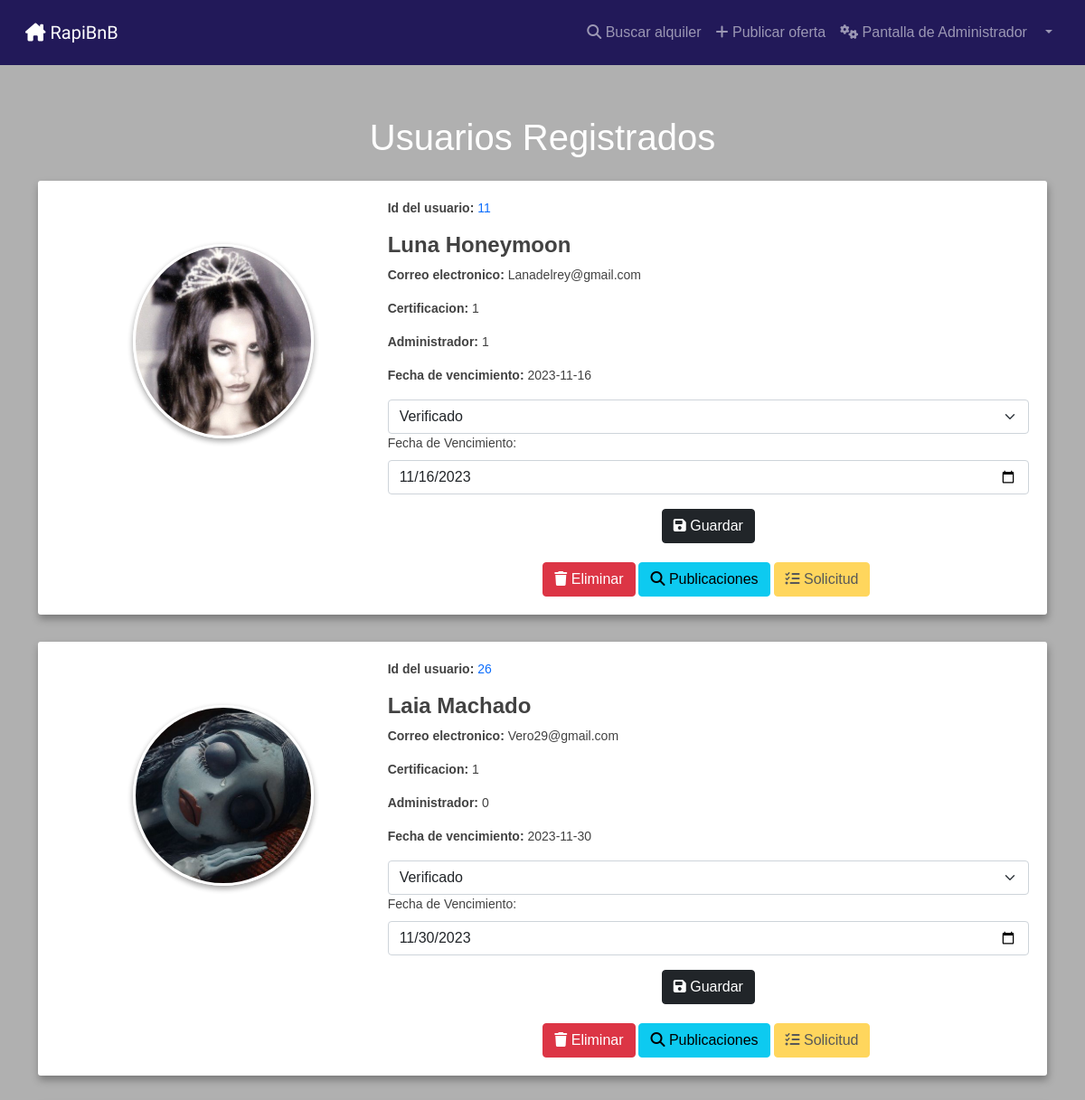
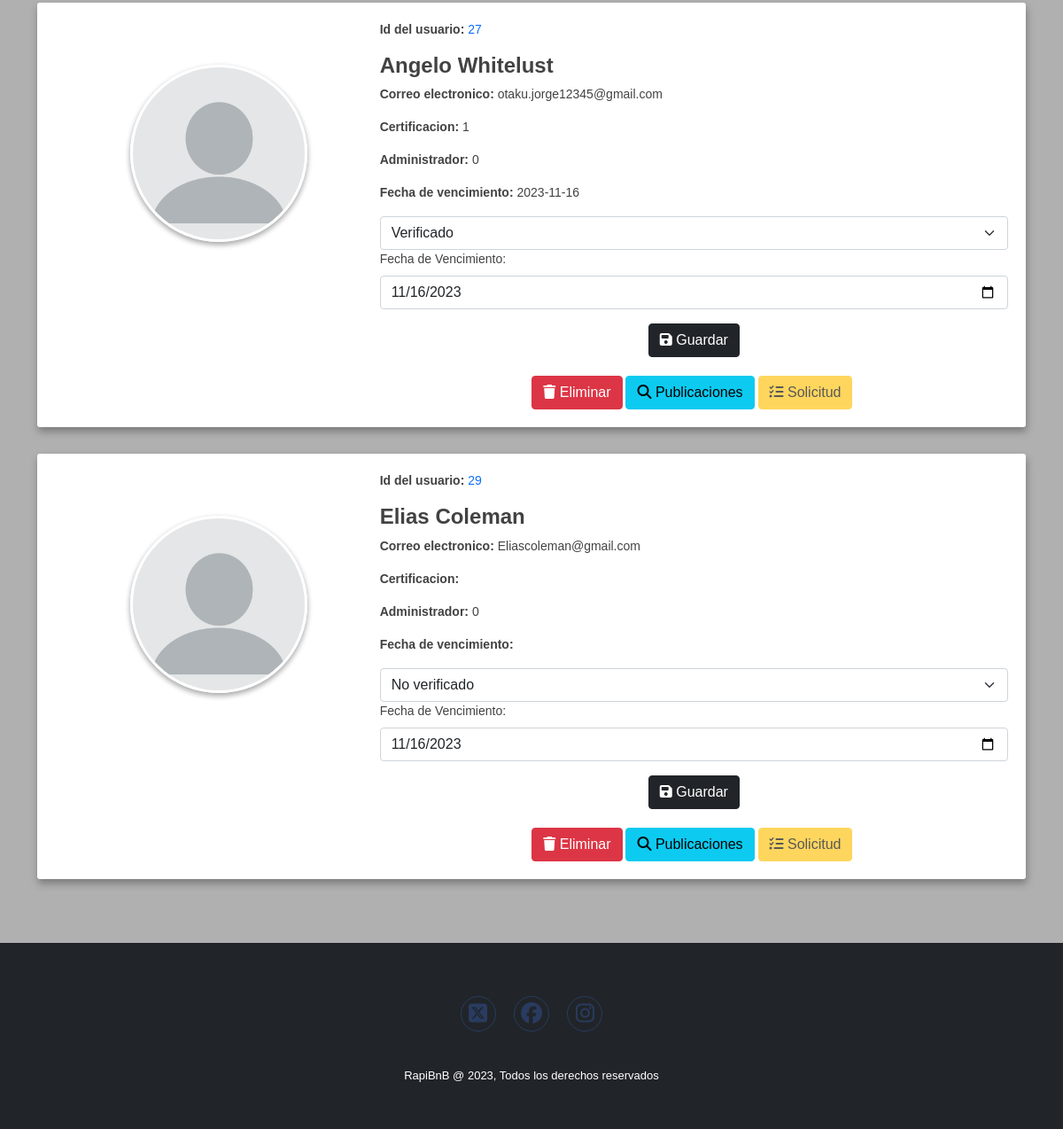
Screenshot of /index_administrador.php (signed in) with the database file from the repository (2 pictures, top to bottom).
### tables this page shows
CREATE TABLE `usuario` (
  `id` int(11) NOT NULL,
  `nombre` varchar(250) NOT NULL,
  `apellido` varchar(250) NOT NULL,
  `documento` int(8) NOT NULL,
  `certificacion` bit(1) DEFAULT NULL,
  `biografia` varchar(500) DEFAULT NULL,
  `intereses` text NOT NULL,
  `foto` varchar(255) NOT NULL,
  `fecha_vencimiento` date DEFAULT NULL,
  `admin` bit(1) NOT NULL,
  `email` varchar(250) NOT NULL,
  `contrasena` varchar(250) NOT NULL,
  `activacion_cuenta_hash` varchar(64) DEFAULT NULL
);

### index_administrador.php (the view, shortened to what this page needs)
<?php
    include './BD/conexion.php';
    $consultar_solicitudes = "SELECT u.id,u.foto,u.nombre, u.apellido, u.email, u.certificacion, u.fecha_vencimiento,u.admin,
          CASE WHEN s.id_usuario IS NOT NULL THEN 1 ELSE 0 END AS tiene_solicitud
          FROM usuario u
          LEFT JOIN solicitud s ON u.id = s.id_usuario
          ORDER BY tiene_solicitud DESC, u.id ASC";
    $resultados_solicitudes = mysqli_query($conexion, $consultar_solicitudes);
    $fecha_siguiente = date("Y-m-d", strtotime("+1 day"));
?>
<!DOCTYPE html>
<html lang="es">
<head>
    <link href="https://cdn.jsdelivr.net/npm/bootstrap@5.0.2/dist/css/bootstrap.min.css" rel="stylesheet">
    <link rel="stylesheet" href="./Estilos/Estilo.css" type="text/css">
</head>
<body class="contenido_perfiles">
    <?php
        include './cabecera.php';
    ?>
    <div class="container mt-5 pagina-perfiles">
        <div class="row">
            <h1 class="text-center text-white mt-2 mb-4">Usuarios Registrados</h1>
            <br>
            <?php
                while ($solicitud = mysqli_fetch_assoc($resultados_solicitudes)) {
                    echo "<div class=''col-md-12>";
                        echo "<div class='card cabecera-perfil'>";
                           echo "<div class='card-body cuerpo-perfil'>";
                                echo "<div class='row'>";
                                    echo "
                                        <div class='col-md-4 col-12'>
                                            <div class='perfil-imagen mr-4'><img src='".$solicitud['foto']."'></div>
                                        </div>";
                                        echo "<div class='col-md-8 col-12'>
                                            <p><strong>Id del usuario: </strong><a href='perfil_usuario.php?id={$solicitud['id']}'>{$solicitud['id']}</a></p>
                                            <h4 class='m-t-0 m-b-0'><strong>".$solicitud['nombre']." ".$solicitud['apellido']."</strong></h4>
                                            <p><strong>Correo electronico: </strong>".$solicitud['email']."</p>
                                            <p><strong>Certificacion: </strong>".$solicitud['certificacion']."</p>
                                            <p><strong>Administrador: </strong>".$solicitud['admin']."</p>
                                            <p><strong>Fecha de vencimiento: </strong>".$solicitud['fecha_vencimiento']."</p>
                                            <div class='mr-10'>";
                                                echo '<form method="post">';
                                                    echo '<select name="verificado" class="form-select">';
                                                    echo '<option value="0" ' . ($solicitud['certificacion'] == 0 ? 'selected' : '') . '>No verificado</option>';
                                                    echo '<option value="1" ' . ($solicitud['certificacion'] == 1 ? 'selected' : '') . '>Verificado</option>';
                                                    echo '</select>';
                                                    echo '<div class="mb-3">';
                                                    echo '<label for="fecha_vencimiento" class="form-label">Fecha de Vencimiento:</label>';
                                                    echo '<input type="date" class="form-control" name="fecha_vencimiento" value="' . (empty($solicitud['fecha_vencimiento']) ? $fecha_siguiente : $solicitud['fecha_vencimiento']) . '" min="' . $fecha_siguiente . '">';
                                                    echo '</div>';
                                                    echo '<div class="text-center">';
                                                        echo '<button type="submit" class="btn btn-dark"><i class="fa-solid fa-floppy-disk"></i> Guardar</button>';
                                                    echo '</div>';
                                                echo '</form>';
                                                echo '<br>';
                                                echo '<div class="text-center pr-4">';
                                                    echo '<button type="button" class="btn btn-danger" data-bs-toggle="modal" data-bs-target="#deleteModal" data-userid="' . $solicitud['id'] . '"><i class="fa-solid fa-trash"></i> Eliminar</button>&nbsp;';
                                                    echo '<a href="ofertas_usuario.php?id_usuario=' . $solicitud['id'] . '" class="btn btn-info"><i class="fa-solid fa-magnifying-glass"></i> Publicaciones</a>&nbsp;';
                                                    $ver_solicitud = "SELECT * FROM solicitud WHERE id_usuario = ". $solicitud['id'];
                                                    $resultado_solicitud = mysqli_query($conexion, $ver_solicitud);
                                                    if (mysqli_num_rows($resultado_solicitud) > 0) {
                                                                echo '<a href="solicitud_verificacion.php?id_usuario=' . $solicitud['id'] . '" class="btn btn-warning"><i class="fa-solid fa-list-check"></i> Solicitud</a>&nbsp;';
                                                    } else {
                                                                echo '<a href="#" class="btn btn-warning disabled"><i class="fa-solid fa-list-check"></i> Solicitud</a>&nbsp;';
                                                    }
                                                echo '</div>';
                                            echo"</div>";
                                echo "</div>";
                            echo "</div>";
                        echo "</div>";
                    echo "</div>";
                }
            ?>
        </div>
    </div>
    <?php
        include './pie.php';
    ?>
</body>
</html>

### cabecera.php (shortened to what this page needs)
<!DOCTYPE html>
<html lang="es">
<head>
    <link href="https://cdn.jsdelivr.net/npm/bootstrap@5.0.2/dist/css/bootstrap.min.css" rel="stylesheet">
    <link rel="stylesheet" href="./Estilos/Estilo.css" type="text/css">
</head>
<body>
    <main class="sticky-top">
            <nav class="navbar navbar-expand-lg navbar-dark p-3 header sticky-top">
                <div class="container-fluid">
                    <a class="navbar-brand logo" href="./Index.php"><i class="fa-solid fa-house-chimney"></i> RapiBnB</a>
                    <div class=" collapse navbar-collapse" id="navbarNavDropdown">
                        <ul class="navbar-nav ms-auto">
                        <a class="nav-link" href="./Buscador.php">
                            <i class="fa-solid fa-magnifying-glass"></i> Buscar alquiler
                        </a>
                        <?php
                            if (isset($_SESSION["id"])) {
                                echo '<li class="nav-item"><a class="nav-link" href="nueva_publicacion.php"><i class="fa-solid fa-plus"></i> Publicar oferta</a></li>';
                            }
                        ?>
                        <?php
                                if (isset($_SESSION['admin']) && $_SESSION['admin'] == 1) {
                                    echo '<li class="nav-item"><a class="nav-link" href="index_administrador.php"><i class="fa-solid fa-gears"></i> Pantalla de Administrador</a></li>';
                                }
                                if (isset($_SESSION["id"])) {
                            ?>
                            <li class="nav-item dropdown">
                                <a class="nav-link dropdown-toggle" href="#" id="navbarDropdown" role="button" data-bs-toggle="dropdown" aria-haspopup="true" aria-expanded="false">
                                </a>
                            </li>
                            <?php
                                }else{
                                    echo '<li class="nav-item"><a class="nav-link" href="./iniciar_sesion.php"> <i class="fa-solid fa-right-to-bracket"></i> Iniciar sesión</a></li>';
                                    echo '<li class="nav-item"><a class="nav-link" href="./registrarse.php"> <i class="fa-solid fa-address-card"></i> Registrarse</a></li>';
                                }
                            ?>
                        </ul>
                    </div>
                </div>
            </nav>
    </main>
</body>
</html>

### pie.php (shortened to what this page needs)
<!DOCTYPE html>
<html lang="es">
<head>
    <link href="https://cdn.jsdelivr.net/npm/bootstrap@5.0.2/dist/css/bootstrap.min.css" rel="stylesheet">
    <link rel="stylesheet" href="./Estilos/Estilo.css" type="text/css">
</head>
<body>
    <footer class="footerClass">
        <div class="Redes-Sociales">
            <a href="https://www.twitter.com">
                <i class="fa-brands fa-square-x-twitter"></i>
            </a>
            <a href="https://www.facebook.com">
                <i class="fa-brands fa-facebook"></i>
            </a>
            <a href="https://www.instagram.com">
                <i class="fa-brands fa-instagram"></i>
            </a>
        </div>
        <p class="derechos">RapiBnB @ 2023, Todos los derechos reservados</p>
    </footer>
</body>
</html>

### Estilos/Estilo.css (style rules this page uses)
.header { background-color: #221959; }
.footerClass { background-color: #212529; padding: 35px; margin-top: auto; right: 0; left: 0; position: absolute; bottom: 0; }
.footerClass .Redes-Sociales { text-align: center; padding-bottom: 25px; color: #2C4373; }
.footerClass .Redes-Sociales a { font-size: 24px; color: inherit; border: 1px solid #2C4373; width: 40px; height: 40px; line-height: 38px; display: inline-block; border-radius: 50%; margin: 0 8px; opacity: 0.75; margin-top: 25px; }
.footerClass .derechos { margin-top: 15px; text-align: center; font-size: 13px; color: white; }
button { padding: 10px 20px; font-size: 16px; background-color: #221959; color: white; border: none; border-radius: 5px; cursor: pointer; transition: background-color 0.3s ease; }
html { height: 100%; box-sizing: border-box; }
body { font-family: 'Sarabun', sans-serif; font-weight: lighter; position: relative; margin: 0; min-height: 100%; padding-bottom: 15.74rem; box-sizing: inherit; }
h2, h4, h5 { font-weight: 500; }
.logo { font-family: 'Cinzel', serif; font-family: 'Lora', serif; font-family: 'Noto Sans Osmanya', sans-serif; font-family: 'Raleway', sans-serif; font-weight: 400; }
a { text-decoration: none !important; }
.cabecera-perfil { background: #fff; margin-bottom: 30px; transition: .5s; border: 0; border-radius: .1875rem; display: inline-block; position: relative; width: 100%; filter: drop-shadow(1px 5px 4px rgba(0,0,0,0.3)); }
.cabecera-perfil .cuerpo-perfil { font-size: 14px; color: #424242; padding: 20px; font-weight: 400; }
.pagina-perfiles .cabecera-perfil { position: relative }
.pagina-perfiles .cabecera-perfil .perfil-imagen img { border-radius: 50%; width: 200px; border: 3px solid #fff; float: left; margin-left: 85px; margin-top: 50px; margin-bottom: 20px; box-shadow: 0 3px 6px rgba(0, 0, 0, 0.16), 0 3px 6px rgba(0, 0, 0, 0.23) }
.contenido_perfiles { background-color:#b0b0b0; }

### rows the page displays
usuario: foto (picture), id "11", nombre "Luna", apellido "Honeymoon", email "Lanadelrey@gmail.com", certificacion "1", admin "1", fecha_vencimiento "2023-11-16", verificado "Verificado", fecha_vencimiento "11/16/2023"
usuario: foto (picture), id "26", nombre "Laia", apellido "Machado", email "Vero29@gmail.com", certificacion "1", admin "0", fecha_vencimiento "2023-11-30", verificado "Verificado", fecha_vencimiento "11/30/2023"
usuario: foto (placeholder picture), id "27", nombre "Angelo", apellido "Whitelust", email "otaku.jorge12345@gmail.com", certificacion "1", admin "0", fecha_vencimiento "2023-11-16", verificado "Verificado", fecha_vencimiento "11/16/2023"
usuario: foto (placeholder picture), id "29", nombre "Elias", apellido "Coleman", email "Eliascoleman@gmail.com", admin "0", verificado "No verificado"
